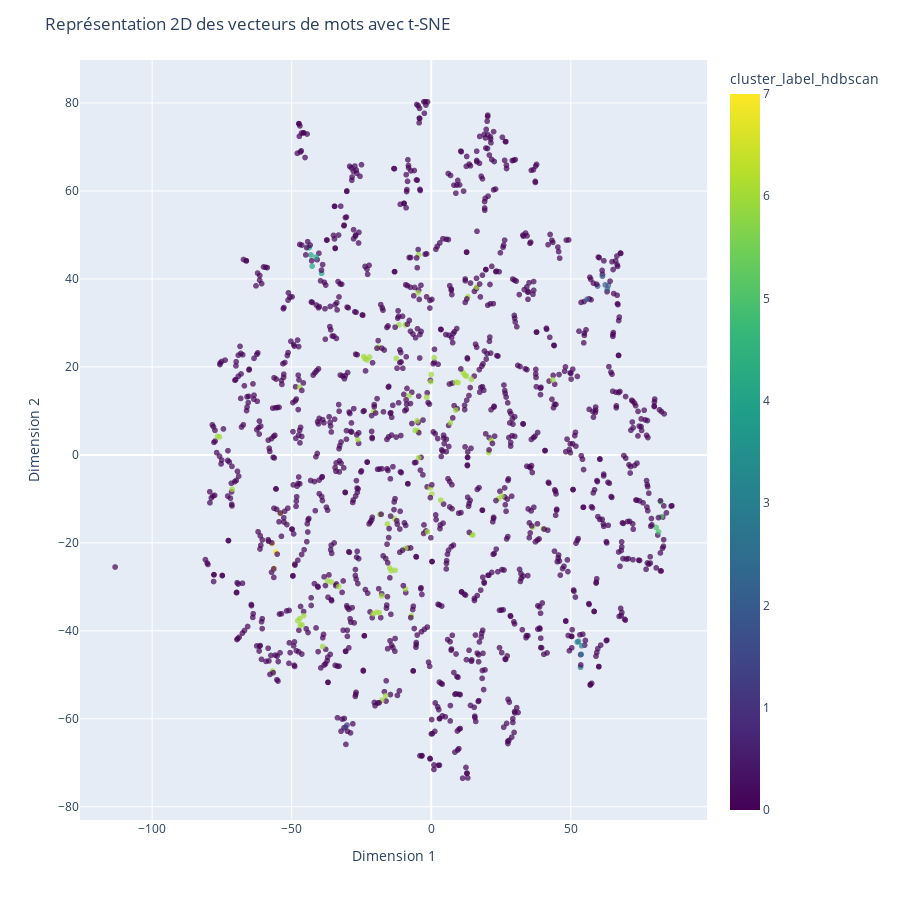

Notebook code for this chart:
### Code cell
# Créer un graphique dynamique avec Plotly
fig = px.scatter(df_final[['content', 'embedding_prop_x', 'embedding_prop_y', 'cluster_label_hdbscan']], 
                 x='embedding_prop_x', 
                 y='embedding_prop_y', 
                 hover_name='content', 
                 color='cluster_label_hdbscan', 
                 color_continuous_scale='Viridis',  # Choisir une palette de couleurs
                 range_color=[0, df_final['cluster_label_hdbscan'].max()],  # Définir la plage de couleurs en fonction des étiquettes de cluster
                 labels={'cluster_label': 'cluster_label_hdbscan'},  # Renommer l'étiquette de la légende
                 color_continuous_midpoint=int(df_final['cluster_label_hdbscan'].max() / 2),  # Point médian de la palette de couleurs
                 opacity=0.7)  # Opacité des points

fig.update_traces(textposition='top center', showlegend=False)
fig.update_layout(title='Représentation 2D des clusters avec HDBSCAN',
                  xaxis=dict(title='Dimension 1'),
                  yaxis=dict(title='Dimension 2'),
                  hoverlabel=dict(font_size=16),  # Ajuster la taille de la police pour l'étiquette de survol
                  width=900,  # Largeur de la figure en pixels
                  height=900)  # Hauteur de la figure en pixels)

fig.show()

### Figure 1 — Plotly figure (JSON) as saved in the notebook; plotly's stock layout.template omitted (floating-point values rounded to 4 significant figures; data arrays with more than 128 entries replaced by an {"elided": "..."} marker saying what was removed)
{"data": [{"hovertemplate": "<b>%{hovertext}</b><br><br>embedding_prop_x=%{x}<br>embedding_prop_y=%{y}<br>cluster_label_hdbscan=%{marker.color}<extra></extra>", "hovertext": {"elided": "1493 str values"}, "legendgroup": "", "marker": {"color": {"elided": "1493 int values"}, "coloraxis": "coloraxis", "opacity": 0.7, "symbol": "circle"}, "mode": "markers", "name": "", "showlegend": false, "textposition": "top center", "type": "scattergl", "x": {"elided": "1493 float values"}, "xaxis": "x", "y": {"elided": "1493 float values"}, "yaxis": "y"}], "layout": {"coloraxis": {"cmax": 7, "cmid": 3, "cmin": 0, "colorbar": {"title": {"text": "cluster_label_hdbscan"}}, "colorscale": [[0, "#440154"], [0.1111, "#482878"], [0.2222, "#3e4989"], [0.3333, "#31688e"], [0.4444, "#26828e"], [0.5556, "#1f9e89"], [0.6667, "#35b779"], [0.7778, "#6ece58"], [0.8889, "#b5de2b"], [1, "#fde725"]]}, "height": 900, "hoverlabel": {"font": {"size": 16}}, "legend": {"tracegroupgap": 0}, "margin": {"t": 60}, "title": {"text": "Représentation 2D des vecteurs de mots avec t-SNE"}, "width": 900, "xaxis": {"anchor": "y", "domain": [0, 1], "title": {"text": "Dimension 1"}}, "yaxis": {"anchor": "x", "domain": [0, 1], "title": {"text": "Dimension 2"}}}}
